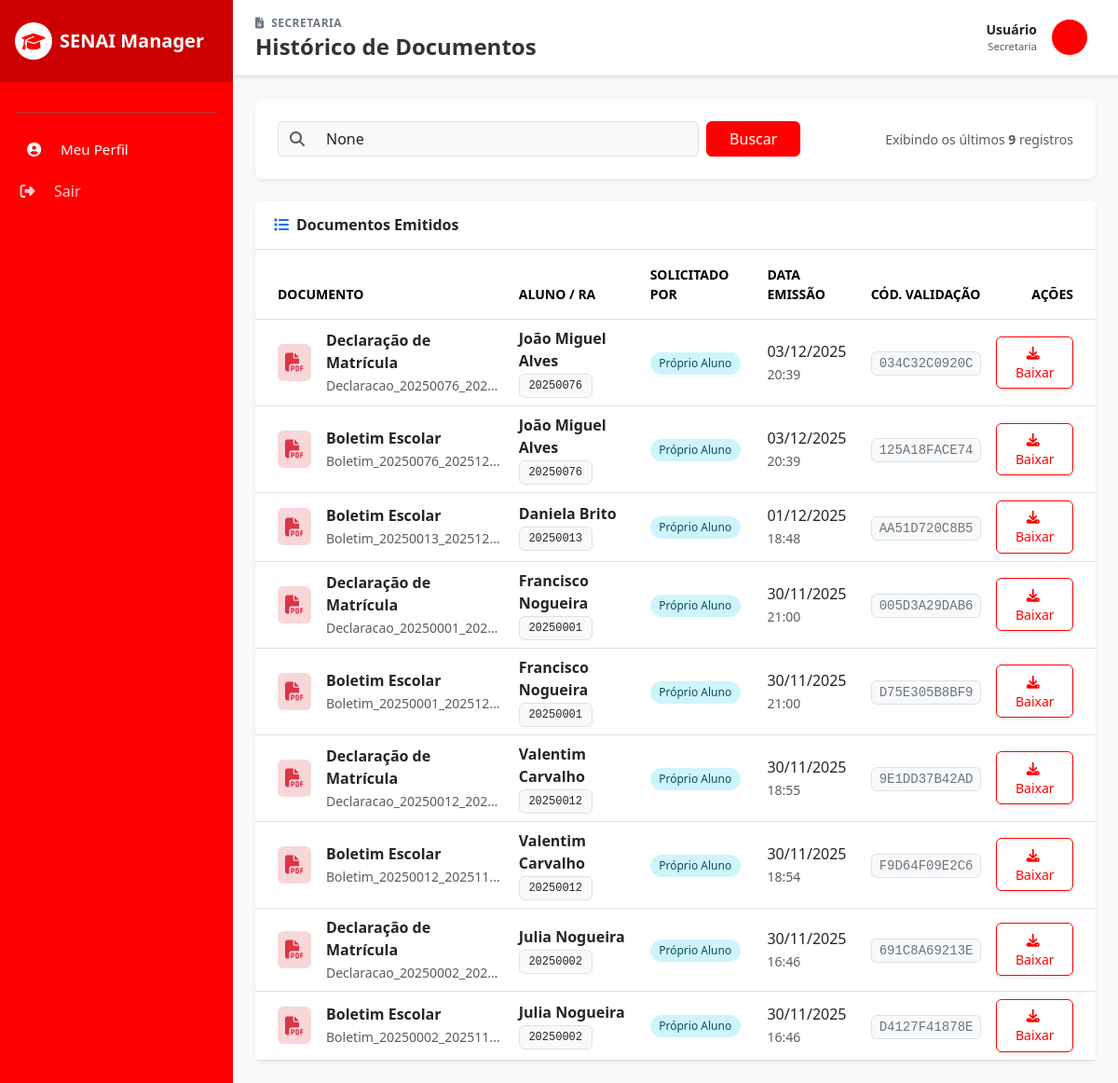
The page /dashboards/gestao/documentos/ (signed in) on the database its author committed.
### apps/relatorios/models.py (models this page shows, shortened)
class DocumentoEmitido(models.Model):
    TIPO_CHOICES = [
        ('BOLETIM', 'Boletim Escolar'),
        ('DECLARACAO', 'Declaração de Matrícula'),
        ('HISTORICO', 'Histórico Escolar Completo'),
        ('CERTIFICADO', 'Certificado de Conclusão'),
    ]
    id = models.UUIDField(primary_key=True, default=uuid.uuid4, editable=False)
    aluno = models.ForeignKey(
        'academico.Aluno',
        on_delete=models.CASCADE,
        related_name='documentos'
    )
    solicitante = models.ForeignKey(
        settings.AUTH_USER_MODEL,
        on_delete=models.SET_NULL,
        null=True,
        related_name='documentos_solicitados',
        help_text="Quem pediu o documento (o próprio aluno ou secretaria)"
    )
    tipo = models.CharField(max_length=20, choices=TIPO_CHOICES)
    arquivo = models.FileField(upload_to='documentos/%Y/%m/')
    codigo_validacao = models.CharField(max_length=32, unique=True, editable=False)
    data_emissao = models.DateTimeField(auto_now_add=True)
    class Meta:
        ordering = ['-data_emissao']
        verbose_name = 'Documento Emitido'
        verbose_name_plural = 'Documentos Emitidos'
    @property
    def nome_arquivo_original(self):
        return os.path.basename(self.arquivo.name)

### apps/academico/models.py (models this page shows, shortened)
class Aluno(models.Model):
    user = models.OneToOneField(settings.AUTH_USER_MODEL, on_delete=models.CASCADE, primary_key=True)
    RA_aluno = models.CharField(max_length=50, unique=True)
    RG_aluno = models.CharField(max_length=20, unique=True, blank=True, null=True) # Opcional
    data_nascimento = models.DateField(blank=True, null=True) # Opcional
    genero = models.CharField(max_length=20, blank=True, null=True) # Opcional
    estado_civil = models.CharField(max_length=20, blank=True, null=True) # Opcional
    etinia = models.CharField(max_length=50, blank=True, null=True)
    deficiencia = models.CharField(max_length=100, blank=True, null=True)
    conclusao_EM = models.DateField(blank=True, null=True)
    data_matricula = models.DateField(auto_now_add=True)
    status_matricula = models.CharField(max_length=20, default='Ativo')
    turma_atual = models.ForeignKey(Turma, on_delete=models.SET_NULL, null=True, blank=True, related_name='alunos')
    cod_endereco = models.ForeignKey(Endereco, on_delete=models.SET_NULL, null=True, blank=True)
    responsavel_legal = models.ForeignKey(Responsavel, on_delete=models.SET_NULL, null=True, blank=True)
    class Meta:
        verbose_name = 'Aluno'
        verbose_name_plural = 'Alunos'
        db_table = 'academico_aluno'

### apps/dashboards/views.py (the view)
        @login_required
        def wrapper(request, *args, **kwargs):
            userroles = []
            if isaluno(request.user): userroles.append("aluno")
            if isprofessor(request.user): userroles.append("professor")
            if issecretaria(request.user): userroles.append("secretaria")
            if iscoordenacao(request.user): userroles.append("coordenacao")
            if request.user.is_superuser: return view_func(request, *args, **kwargs)
            if not any(role in userroles for role in roles):
                messages.error(request, "Acesso negado.")
                return redirect('home')
            return view_func(request, *args, **kwargs)

### apps/dashboards/views.py (called while the page is built)
def isaluno(user): return user.is_authenticated and hasattr(user, 'profile') and user.profile.tipo == 'aluno'

def isprofessor(user): return user.is_authenticated and hasattr(user, 'profile') and user.profile.tipo == 'professor'

def issecretaria(user): return user.is_authenticated and hasattr(user, 'profile') and user.profile.tipo == 'secretaria'

def iscoordenacao(user): return user.is_authenticated and hasattr(user, 'profile') and user.profile.tipo == 'coordenacao'

def rolerequired(*roles):
    def decorator(view_func):
        @login_required
        def wrapper(request, *args, **kwargs):
            userroles = []
            if isaluno(request.user): userroles.append("aluno")
            if isprofessor(request.user): userroles.append("professor")
            if issecretaria(request.user): userroles.append("secretaria")
            if iscoordenacao(request.user): userroles.append("coordenacao")
            if request.user.is_superuser: return view_func(request, *args, **kwargs)
            if not any(role in userroles for role in roles):
                messages.error(request, "Acesso negado.")
                return redirect('home')
            return view_func(request, *args, **kwargs)
        return wrapper
    return decorator

@rolerequired("secretaria", "coordenacao")
def gestao_documentos_view(request):
    documentos = DocumentoEmitido.objects.select_related('aluno__user', 'solicitante').all()
    search_query = request.GET.get('q')
    if search_query:
        documentos = documentos.filter(
            Q(aluno__user__first_name__icontains=search_query) |
            Q(aluno__user__last_name__icontains=search_query) |
            Q(aluno__RA_aluno__icontains=search_query)
        )
    documentos = documentos[:50]
    alunos = Aluno.objects.select_related('user').all().order_by('user__first_name')
    context = {'documentos': documentos, 'alunos': alunos, 'search_query': search_query}
    return render(request, "dashboards/gestao_documentos.html", context)

### templates/dashboards/gestao_documentos.html (shortened to what this page needs)
{% extends 'base.html' %}
{% load static %}
{% block content %}
<div class="layout-wrapper d-flex bg-light">
    {% include 'includes/sidebar.html' %}
    <div id="main-content" class="flex-grow-1 transition-all">
        <header class="bg-white shadow-sm py-3 px-4 border-bottom sticky-top">
            <div class="d-flex justify-content-between align-items-center">
                <div class="d-flex align-items-center gap-3">
                    <div>
                        <div class="header-breadcrumb"><i class="fas fa-file-alt me-1"></i> Secretaria</div>
                        <h1 class="header-title mb-0">Histórico de Documentos</h1>
                    </div>
                </div>
                <div class="d-flex align-items-center gap-3">
                    <div class="header-profile-box d-flex align-items-center gap-3 cursor-pointer">
                        <div class="text-end d-none d-sm-block">
                            <p class="mb-0 fw-bold text-dark small">{{ user.first_name|default:'Usuário' }}</p>
                            <p class="mb-0 text-muted" style="font-size: 0.7rem;">Secretaria</p>
                        </div>
                        <div class="rounded-circle bg-senai-red text-white d-flex align-items-center justify-content-center shadow-sm" style="width: 38px; height: 38px;">
                        </div>
                    </div>
                </div>
            </div>
        </header>
        <div class="container-fluid p-4">
            <div class="card border-0 shadow-sm mb-4">
                <div class="card-body p-4">
                    <div class="row align-items-center">
                        <div class="col-md-8">
                            <form method="get" class="d-flex gap-2">
                                <div class="input-group">
                                    <span class="input-group-text bg-light border-end-0"><i class="fas fa-search text-muted"></i></span>
                                    <input type="text" name="q" class="form-control border-start-0 bg-light"
                                           placeholder="Buscar por nome do aluno, RA ou código de validação..."
                                           value="{{ search_query }}">
                                </div>
                                <button type="submit" class="btn btn-primary px-4">Buscar</button>
                            </form>
                        </div>
                        <div class="col-md-4 text-end">
                            <span class="text-muted small">
                                Exibindo os últimos <strong>{{ documentos|length }}</strong> registros
                            </span>
                        </div>
                    </div>
                </div>
            </div>
            <div class="card border-0 shadow-sm">
                <div class="card-header bg-white py-3 border-bottom">
                    <h6 class="fw-bold mb-0 text-dark"><i class="fas fa-list me-2 text-primary"></i>Documentos Emitidos</h6>
                </div>
                <div class="table-responsive">
                    <table class="table table-hover align-middle mb-0">
                        <thead class="bg-light text-uppercase small text-muted">
                            <tr>
                                <th class="ps-4 py-3">Documento</th>
                                <th class="py-3">Aluno / RA</th>
                                <th class="py-3">Solicitado Por</th>
                                <th class="py-3">Data Emissão</th>
                                <th class="py-3">Cód. Validação</th>
                                <th class="text-end pe-4 py-3">Ações</th>
                            </tr>
                        </thead>
                        <tbody>
                            {% for doc in documentos %}
                            <tr>
                                <td class="ps-4">
                                    <div class="d-flex align-items-center">
                                        <div class="bg-danger-subtle p-2 rounded me-3 text-danger">
                                            <i class="fas fa-file-pdf fa-lg"></i>
                                        </div>
                                        <div>
                                            <span class="fw-bold d-block text-dark">{{ doc.get_tipo_display }}</span>
                                            <small class="text-muted" title="{{ doc.nome_arquivo_original }}">{{ doc.nome_arquivo_original|truncatechars:25 }}</small>
                                        </div>
                                    </div>
                                </td>
                                <td>
                                    <div class="fw-bold text-dark">{{ doc.aluno.user.get_full_name }}</div>
                                    <span class="badge bg-light text-dark border font-monospace">{{ doc.aluno.RA_aluno }}</span>
                                </td>
                                <td>
                                    {% if doc.solicitante == doc.aluno.user %}
                                        <span class="badge bg-info-subtle text-info-emphasis rounded-pill">Próprio Aluno</span>
                                    {% else %}
                                        <div class="d-flex align-items-center">
                                            <i class="fas fa-user-cog text-secondary me-2"></i>
                                            <span class="text-dark">{{ doc.solicitante.get_full_name|default:"Sistema" }}</span>
                                        </div>
                                    {% endif %}
                                </td>
                                <td>
                                    <div class="text-dark">{{ doc.data_emissao|date:"d/m/Y" }}</div>
                                    <small class="text-muted">{{ doc.data_emissao|date:"H:i" }}</small>
                                </td>
                                <td>
                                    <code class="bg-light px-2 py-1 rounded border text-secondary user-select-all">{{ doc.codigo_validacao }}</code>
                                </td>
                                <td class="text-end pe-4">
                                    <a href="{% url 'download_documento' doc.id %}" class="btn btn-sm btn-outline-primary shadow-sm" title="Baixar Arquivo" target="_blank">
                                        <i class="fas fa-download me-1"></i> Baixar
                                    </a>
                                </td>
                            </tr>
                            {% endfor %}
                        </tbody>
                    </table>
                </div>
            </div>
        </div>
    </div>
</div>
{% endblock %}

### static/css/style.css (style rules this page uses)
:root { --primary-color: #FF0000; --primary-dark: #CC0000; --secondary-color: #FF3333; --accent-color: #FFF5F5; --text-light: #FFFFFF; --text-dark: #333333; --sidebar-width: 250px; }
.bg-senai-red { background-color: var(--primary-color) !important; }
a { color: var(--primary-color); text-decoration: none; }
html, body { height: 100%; margin: 0; font-family: 'Segoe UI', Roboto, 'Helvetica Neue', Arial, sans-serif; background-color: #f5f6f8; }
.layout-wrapper { min-height: 100vh; display: flex; width: 100%; overflow-x: hidden; }
#main-content { flex-grow: 1; display: flex; flex-direction: column; min-width: 0; transition: margin-left 0.3s ease; }
.header-breadcrumb { font-size: 0.75rem; letter-spacing: 0.5px; font-weight: 600; color: #6c757d; text-transform: uppercase; margin-bottom: 2px; }
.header-title { font-size: 1.5rem; font-weight: 700; color: var(--text-dark); line-height: 1.2; }
.header-profile-box { padding: 4px 8px 4px 15px; border-radius: 50px; transition: all 0.2s ease; border: 1px solid transparent; }
.cursor-pointer { cursor: pointer; }
.card { border: none; border-radius: 8px; box-shadow: 0 2px 6px rgba(0,0,0,0.04); transition: transform 0.2s ease, box-shadow 0.2s ease; background-color: #fff; }
.card-header { background-color: transparent; border-bottom: 1px solid rgba(0,0,0,0.05); padding: 1rem 1.25rem; }
.btn-primary { background-color: var(--primary-color); border-color: var(--primary-color); }
.badge { font-weight: 500; padding: 0.5em 0.8em; }

### static/css/home.css (style rules this page uses)
:root { --senai-red: #c41e3a; --senai-dark: #1a1a1a; --senai-light: #f8f9fa; --gradient-primary: linear-gradient(135deg, #c41e3a 0%, #e74c3c 100%); --gradient-secondary: linear-gradient(135deg, #2c3e50 0%, #34495e 100%); --transition: all 0.3s cubic-bezier(0.25, 0.46, 0.45, 0.94); --spacing-xs: clamp(0.5rem, 2vw, 1rem); --spacing-sm: clamp(1rem, 2.5vw, 1.5rem); --spacing-md: clamp(1.5rem, 3vw, 2rem); --spacing-lg: clamp(2rem, 4vw, 3rem); --spacing-xl: clamp(3rem, 5vw, 4rem); --font-size-h1: clamp(1.8rem, 6vw, 3.5rem); --font-size-h2: clamp(1.4rem, 4vw, 2.5rem); --font-size-h5: clamp(1rem, 2.5vw, 1.3rem); --font-size-body: clamp(0.85rem, 1.5vw, 1rem); }
@media (max-width: 1200px) { .container-fluid { padding-left: var(--spacing-sm); padding-right: var(--spacing-sm); } }

### static/css/buttons.css (style rules this page uses)
:root { --senai-red: #FF0000; --senai-red-dark: #CC0000; --senai-gray: #6c757d; --senai-danger: #dc3545; --animation-speed: 0.2s; }
.btn { transition: all var(--animation-speed) ease-in-out; border-radius: 6px; font-weight: 500; }
.btn-sm { padding: 0.4rem 0.8rem; font-size: 0.875rem; }
.btn-outline-primary { color: var(--senai-red); border-color: var(--senai-red); }
.btn i { transition: transform var(--animation-speed) ease; }

### rows shown on the page
DocumentoEmitido: tipo "Declaração de Matrícula", nome_arquivo_original "Declaracao_20250076_202…", aluno.user.get_full_name "João Miguel Alves", aluno.RA_aluno "20250076", shows "Próprio Aluno", data_emissao "03/12/2025", data_emissao "20:39", codigo_validacao "034C32C0920C"
DocumentoEmitido: tipo "Boletim Escolar", nome_arquivo_original "Boletim_20250076_202512…", aluno.user.get_full_name "João Miguel Alves", aluno.RA_aluno "20250076", shows "Próprio Aluno", data_emissao "03/12/2025", data_emissao "20:39", codigo_validacao "125A18FACE74"
DocumentoEmitido: tipo "Boletim Escolar", nome_arquivo_original "Boletim_20250013_202512…", aluno.user.get_full_name "Daniela Brito", aluno.RA_aluno "20250013", shows "Próprio Aluno", data_emissao "01/12/2025", data_emissao "18:48", codigo_validacao "AA51D720C8B5"
DocumentoEmitido: tipo "Declaração de Matrícula", nome_arquivo_original "Declaracao_20250001_202…", aluno.user.get_full_name "Francisco Nogueira", aluno.RA_aluno "20250001", shows "Próprio Aluno", data_emissao "30/11/2025", data_emissao "21:00", codigo_validacao "005D3A29DAB6"
DocumentoEmitido: tipo "Boletim Escolar", nome_arquivo_original "Boletim_20250001_202512…", aluno.user.get_full_name "Francisco Nogueira", aluno.RA_aluno "20250001", shows "Próprio Aluno", data_emissao "30/11/2025", data_emissao "21:00", codigo_validacao "D75E305B8BF9"
DocumentoEmitido: tipo "Declaração de Matrícula", nome_arquivo_original "Declaracao_20250012_202…", aluno.user.get_full_name "Valentim Carvalho", aluno.RA_aluno "20250012", shows "Próprio Aluno", data_emissao "30/11/2025", data_emissao "18:55", codigo_validacao "9E1DD37B42AD"
DocumentoEmitido: tipo "Boletim Escolar", nome_arquivo_original "Boletim_20250012_202511…", aluno.user.get_full_name "Valentim Carvalho", aluno.RA_aluno "20250012", shows "Próprio Aluno", data_emissao "30/11/2025", data_emissao "18:54", codigo_validacao "F9D64F09E2C6"
DocumentoEmitido: tipo "Declaração de Matrícula", nome_arquivo_original "Declaracao_20250002_202…", aluno.user.get_full_name "Julia Nogueira", aluno.RA_aluno "20250002", shows "Próprio Aluno", data_emissao "30/11/2025", data_emissao "16:46", codigo_validacao "691C8A69213E"
DocumentoEmitido: tipo "Boletim Escolar", nome_arquivo_original "Boletim_20250002_202511…", aluno.user.get_full_name "Julia Nogueira", aluno.RA_aluno "20250002", shows "Próprio Aluno", data_emissao "30/11/2025", data_emissao "16:46", codigo_validacao "D4127F41878E"

### other values the page prints
{{ user.first_name|default:'Usuário' }} "Usuário"
{{ documentos|length }} "9"
